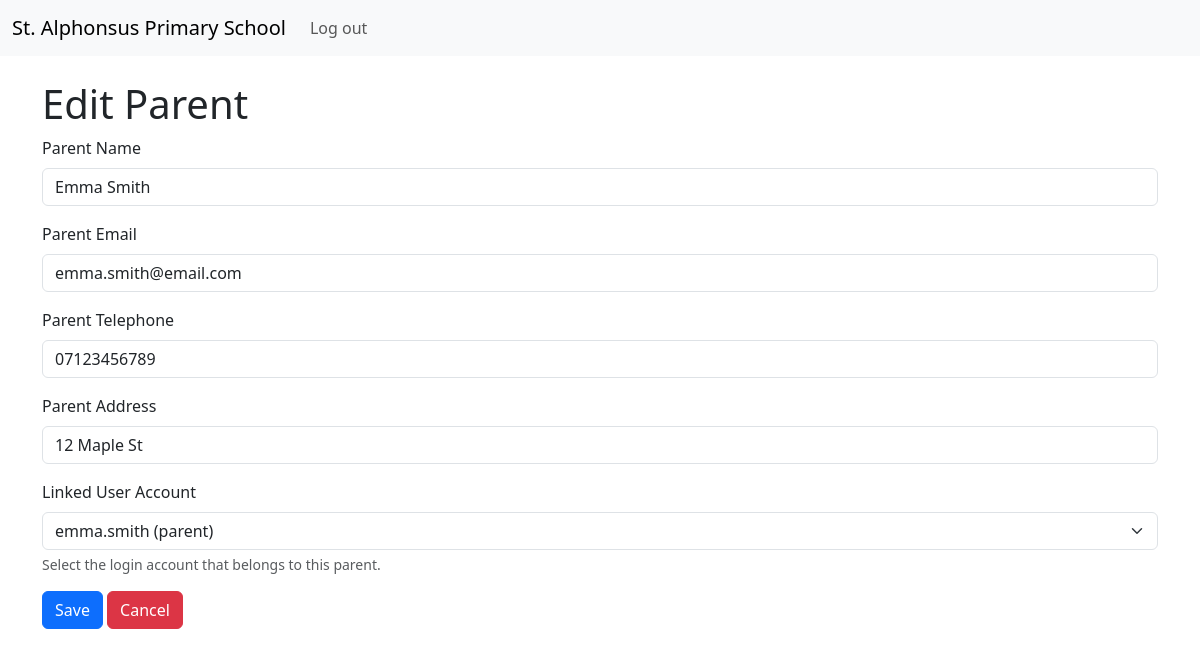
Screenshot of /edit_parent.php?id=1 (signed in) with the database file from the repository.
### tables this page shows
CREATE TABLE `parents` (
  `parent_id` int(30) NOT NULL,
  `parent_name` varchar(30) NOT NULL,
  `parent_email` varchar(30) NOT NULL,
  `parent_telephone` varchar(13) NOT NULL,
  `parent_address` varchar(30) NOT NULL,
  `user_id` int(11) DEFAULT NULL
);

### edit_parent.php (the view, shortened to what this page needs)
<?php
include "connection.php";
$id = $_GET['id'];
$stmt = $conn->prepare("SELECT * FROM parents WHERE parent_id = ?");
$stmt->bind_param("i", $id);
$stmt->execute();
$res = $stmt->get_result();
$result = $res->fetch_assoc();
?>
<!DOCTYPE html>
<html lang="en">
    <head>
        <link rel="stylesheet" href="bootstrap-5.3.8-dist/css/bootstrap.css">
        <link rel="stylesheet" href="styles.css">
    </head>
    <body>
        <header>
            <nav class="navbar navbar-expand-lg bg-body-tertiary">
                <div class="container-fluid">
                    <a class="navbar-brand" href="index.html">St. Alphonsus Primary School</a>
                    <div class="collapse navbar-collapse" id="navbarNavAltMarkup">
                        <div class="navbar-nav">
                            <a class="nav-link" href="logout.php">Log out</a>
                        </div>
                    </div>
                </div>
            </nav>
        </header>
        <main class="container mt-4">
            <h1>Edit Parent</h1>
            <form action="#" method="POST">
                <div class="mb-3">
                    <label for="parent_name" class="form-label">Parent Name</label>
                    <input type="text" class="form-control" id="parent_name" name="parent_name" value="<?php echo htmlspecialchars($result['parent_name']); ?>" required>
                </div>
                <div class="mb-3">
                    <label for="parent_email" class="form-label">Parent Email</label>
                    <input type="email" class="form-control" id="parent_email" name="parent_email" value="<?php echo htmlspecialchars($result['parent_email']); ?>" required>
                </div>
                <div class="mb-3">
                    <label for="parent_telephone" class="form-label">Parent Telephone</label>
                    <input type="tel" class="form-control" id="parent_telephone" name="parent_telephone" value="<?php echo htmlspecialchars($result['parent_telephone']); ?>" required>
                </div>
                <div class="mb-3">
                    <label for="parent_address" class="form-label">Parent Address</label>
                    <input type="text" class="form-control" id="parent_address" name="parent_address" value="<?php echo htmlspecialchars($result['parent_address']); ?>" required>
                </div>
                <div class="mb-3">
                    <label for="user_id" class="form-label">Linked User Account</label>
                    <select class="form-select" id="user_id" name="user_id">
                        <?php
                        $user_sql = "SELECT user_id, username, role FROM users WHERE user_id != 1";
                        $user_result = $conn->query($user_sql);
                        if ($user_result->num_rows > 0) {
                            while ($u_row = $user_result->fetch_assoc()) {
                                $selected = ($u_row['user_id'] == $result['user_id']) ? 'selected' : '';
                                echo "<option value='" . $u_row['user_id'] . "' $selected>"
                                     . htmlspecialchars($u_row['username']) . " (" . htmlspecialchars($u_row['role']) . ")"
                                     . "</option>";
                            }
                        }
                        ?>
                    </select>
                    <div class="form-text">Select the login account that belongs to this parent.</div>
                </div>
                <button type="submit" class="btn btn-primary" name="save">Save</button>
                <button type="submit" class="btn btn-danger" name="cancel">Cancel</button>
            </form>
        </main>
    </body>
</html>

### rows the page displays
parents: parent_name "Emma Smith", parent_email "emma.smith@email.com", parent_telephone "07123456789", parent_address "12 Maple St"

### other values shown
form field user_id "emma.smith (parent)"
